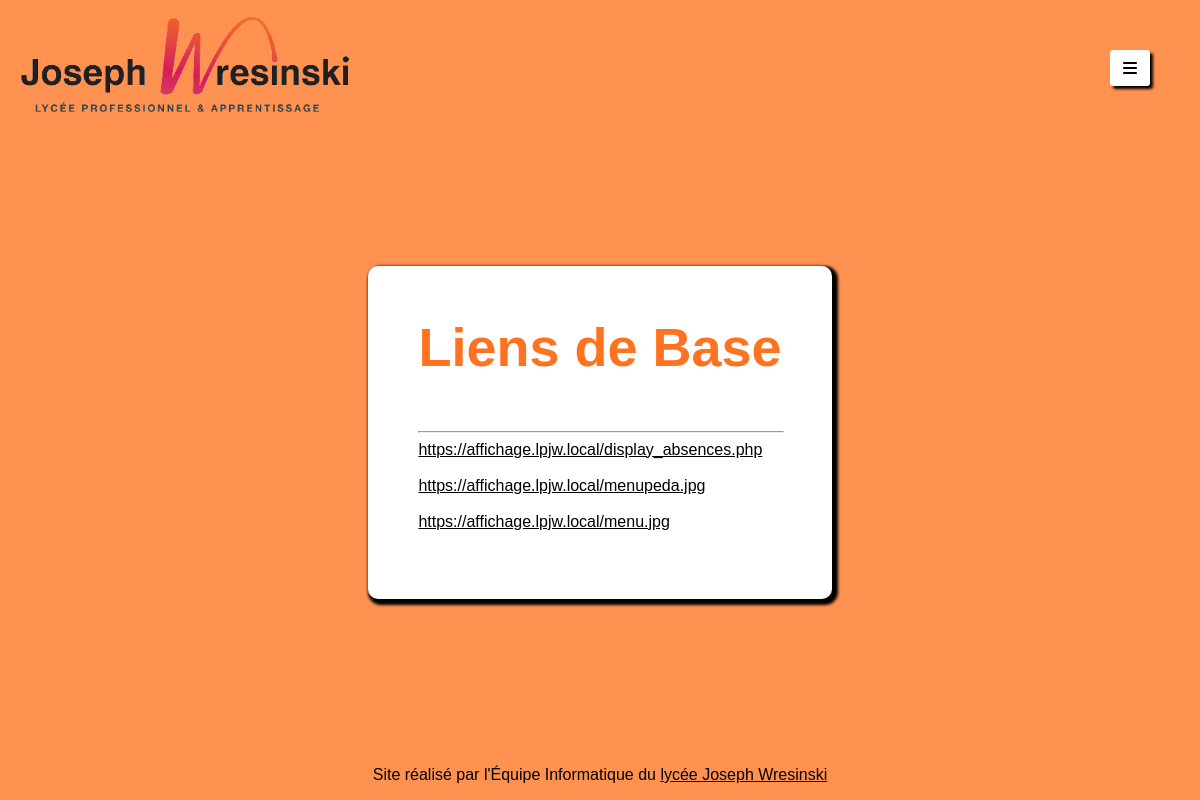
Screenshot of /vue_des_liens.php (signed in) with the database file from the repository.
### tables this page shows
CREATE TABLE `configuration` (
  `Conf_id` int NOT NULL AUTO_INCREMENT,
  `Conf_date` datetime DEFAULT NULL,
  `Conf_sites` varchar(255) DEFAULT NULL,
  PRIMARY KEY (`Conf_id`)
);

### vue_des_liens.php (the view, shortened to what this page needs)
<?php
include "modules/header.php";
?>
<body>
    <div class="page">
        <section class="page-content">
            <h1>Liens de Base</h2>
            <hr>
            <div class="links">
                <?php
                require_once "controllers/controller_config_files.php";
                $pdo = new PDO('mysql:host=' . $dbhost . ';port=' . $dbport . ';dbname=' . $db . '', $dbuser, $dbpasswd);
                $stmt0 = $pdo->prepare("SELECT * FROM `configuration` WHERE  Conf_id= '170'");
                $stmt0->execute();
                $res0 = $stmt0->fetchall();
                foreach ($res0 as $row0) {
                    $links = explode(" ", $row0['Conf_sites']);
		    echo "<div>";
                    foreach ($links as $link) {
                        echo "<a style='color: black;' href='" . $link . "' target='_blank' class='link'>" . $link . "</a><br>";
                    }
   		    echo "</div>";
    		    echo "<br>";
            	}
                ?>
            </div>
        </section>
    </div>
</body>
<?php include "modules/footer.php"; ?>

### style.css (style rules this page uses)
:root { --bg-image-url: linear-gradient(var(--transparent-light), var(--transparent-light)), url("https://osticket.lpjw.net/osticket/scp/logo.php?backdrop"); --background: #ff721f; --primary: #ff721f; --light-primary: #ffb98f; --secondary: #0099dc; --light-secondary: #a8e9ff; --alert: #d61757; --text-alert: #fff; --info: #d61757; --text-info: #fff; --theme-color: #fff; --grey1: #f8f8f8; --grey2: #e6e6e6; --grey3: #c1c1c1; --grey4: #848484; --grey5: #262626; --text-color: #000; --shadow: rgba(0, 0, 0, 0.3); --transparent-light: rgba(255, 255, 255, 0.3); --transparent-dark: rgba(51, 51, 51, 0.7); scroll-behavior: smooth; }
html { background-color: var(--background); }
body { margin: 0; padding: 0; position: relative; font-family: Arial, Helvetica, sans-serif; width: 100%; height: 100vh; display: flex; flex-direction: column; justify-content: space-between; }
h1 { font-size: 54px; text-align: center; }
h1, h2, h3, h4 { margin-top: 0; color: var(--primary); font-weight: bold; ; }
hr { width: 100%; }
a:link { color: var(--secondary); }
.page { display: flex; flex-direction: column; align-items: center; align-content: center; width: 100%; }
.page-content { background-color: white; margin: 30px 20px; padding: 50px; box-sizing: border-box; border-radius: 10px; box-shadow: 3px 3px 3px 3px black; display: flex; flex-direction: column; }
.page-content .links { display: flex; flex-direction: row; height:auto; }
.link, .copy-link-btn { display: flex; margin-right: 10px; }

### rows the page displays
configuration: Conf_sites "https://affichage.lpjw.local/display_absences.php", Conf_sites "https://affichage.lpjw.local/menupeda.jpg", Conf_sites "https://affichage.lpjw.local/menu.jpg"
